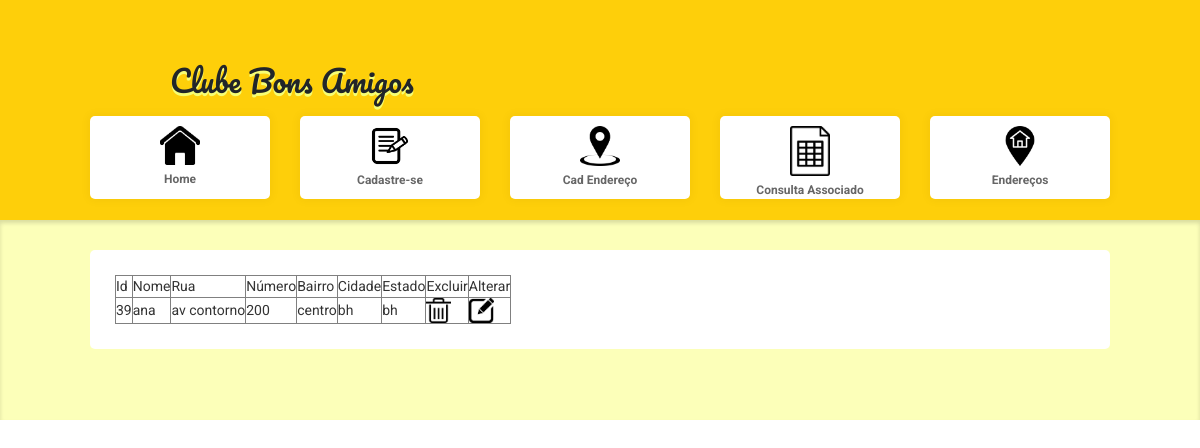
The page /trabalho/end.php?id=39 on the database its author committed.
### tables this page shows
CREATE TABLE `endereco` (
  `id_endereco` int(11) NOT NULL,
  `id_dados` int(11) NOT NULL,
  `rua` varchar(50) NOT NULL,
  `numero` int(15) NOT NULL,
  `bairro` text NOT NULL,
  `cidade` text NOT NULL,
  `estado` text NOT NULL
);

CREATE TABLE `dados_usario` (
  `id` int(11) NOT NULL,
  `nome` varchar(220) NOT NULL,
  `email` varchar(220) NOT NULL,
  `tipo_de_conta` varchar(200) NOT NULL,
  `valor_mensalidade` int(200) NOT NULL
);

### trabalho/end.php (the view, shortened to what this page needs)
<!DOCTYPE html>
<html>
<head>
	<link rel="stylesheet" href="assets/css/style.css?<?= filectime('assets/css/style.css'); ?>">
	<link rel="stylesheet" href="https://stackpath.bootstrapcdn.com/bootstrap/4.5.0/css/bootstrap.min.css">
</head>
<body>
	<div id="all">
		<header>
			<div id="center">
				<div class="logo">
					<span>Clube Bons Amigos</span>
				</div>
				<ul>
					<a href="index.html">
						<li style="margin-left: 0;">
							<img src="assets/img/icon-home.png" alt="">
							<span>Home</span>
						</li>
					</a>
                    <a href="form.html">
						<li>
							<img src="assets/img/icon-1.png" alt="">
							<span>Cadastre-se</span>
						</li>
					</a>
					<a href="cadendereço.php">
						<li>
							<img src="assets/img/icon-endereço.png" alt="">
							<span>Cad Endereço</span>
						</li>
					</a>
					<a href="consulta.php" >
						<li>
							<img src="assets/img/icon-2.png" alt="">
							<span>Consulta Associado</span>
						</li>
					</a>
					<a href="endereco.php" >
						<li>
							<img src="assets/img/icon-3.png" alt="">
							<span>Endereços</span>
						</li>
					</a>
				</ul>
			</div>
		</header>
		<div class="bg">
			<div id="center">
				<div class="content">
                <?php
              $id = $_GET['id'];
						require("conexao.php");
                        $sql = "SELECT
						dados_usario.id,
						dados_usario.nome,
						endereco.rua,
						endereco.numero,
						endereco.bairro,
						endereco.cidade,
						endereco.estado ,
                        endereco.id_dados
					  FROM endereco
					  as endereco ,dados_usario as dados_usario where endereco.id_dados=dados_usario.id and endereco.id_dados=$id";
						$resultado = mysqli_query($conexao, $sql);
	echo"<table border='1'>";
	echo "<tr> 	<td> Id </td>
	                <td> Nome</td>
					<td> Rua </td>
					<td> Número</td>
                    <td> Bairro </td>
                    <td> Cidade</td>
                    <td>Estado </td>
					<td> Excluir </td>
					<td> Alterar </td>
			</tr>"
			;
	while($row = mysqli_fetch_array($resultado)) {
		echo "<tr> 	<td>".$row["id_dados"]."</td>
		<td>".$row["nome"]."</td>
                    <td>".$row["rua"]."</td>
                    <td>".$row["numero"]."</td>
					<td>".$row["bairro"]."</td>
					<td>".$row["cidade"]."</td>
					<td>".$row["estado"]."</td>
					<td><a href='excluirendereço.php?id=".$row["id"]."'><img height='25px' width='25px' src='ex.icon.png'></a> </td>
					<td><a href='cadat.php?id=".$row["id"]."'><img height='25px' width='25px' src='ed.icon.png'></a> </td>
			</tr>"
		;
	}
?>
	</div>
</body>
</html>

### trabalho/assets/css/style.css (style rules this page uses)
* { margin: 0; padding: 0; }
a { text-decoration: none;color: inherit; }
div, ul, li, p { list-style: none; box-sizing: border-box; }
body { background: #E9EBEE; font-family: 'Roboto' !important; }
#center { width: 1020px; float: none; margin: 0 auto; position: relative; }
.logo { float: left; -webkit-touch-callout: none; -webkit-user-select: none; -khtml-user-select: none; -moz-user-select: none; -ms-user-select: none; user-select: none; }
.logo span { font-size: 30px; margin-top: 58px; float: left; font-family: 'Pacifico', cursive; text-shadow: 0 3px 0 #F6FE74; }
#all { width: 100%; height: 100%; position: absolute; }
#all header { width: 100%; height: 220px; float: left; background: rgba(254, 207, 10, 1); }
#all ul { width: 100%; float: left; margin-bottom: 40px; margin-top: 13px; }
#all ul li { width: calc((100% - 120px) / 5); height: 83px; background: #FFF; float: left; margin-left: 30px; border-radius: 5px; box-shadow: 0 0 8px 3px rgba(0,0,0,0.03); transition: .2s; cursor: pointer; }
#all ul li img { width: 40px; margin-left: calc(50% - 20px); margin-top: 10px; float: left; }
#all ul li span { width: 100%; float: left; text-align: center; font-size: 12px; color: #666666; font-weight: 700; line-height: 28px; }
#all .bg { width: 100%; min-height: 200px; background: #FCFFB9; float: left; box-shadow: inset 0 3px 4px rgba(0,0,0,0.14); padding: 30px; }
#all .bg .content { width: 100%; height: 100%; background: #FFF; float: left; border-radius: 5px; padding: 25px; font-size: 14px; color: #333333; text-align: justify; }

### rows shown on the page
endereco: id_dados "39", id_dados.nome "ana", rua "av contorno", numero "200", bairro "centro", cidade "bh", estado "bh"
